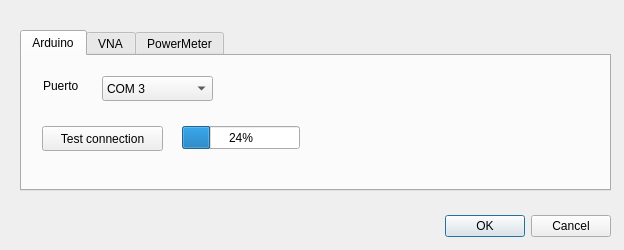
<?xml version="1.0" encoding="UTF-8"?>
<ui version="4.0">
 <class>connectionDialog</class>
 <widget class="QDialog" name="connectionDialog">
  <property name="geometry">
   <rect>
    <x>0</x>
    <y>0</y>
    <width>624</width>
    <height>250</height>
   </rect>
  </property>
  <property name="windowTitle">
   <string>Conectar dispositivos</string>
  </property>
  <widget class="QDialogButtonBox" name="buttonBox">
   <property name="geometry">
    <rect>
     <x>430</x>
     <y>210</y>
     <width>181</width>
     <height>32</height>
    </rect>
   </property>
   <property name="orientation">
    <enum>Qt::Horizontal</enum>
   </property>
   <property name="standardButtons">
    <set>QDialogButtonBox::Cancel|QDialogButtonBox::Ok</set>
   </property>
   <property name="centerButtons">
    <bool>false</bool>
   </property>
  </widget>
  <widget class="QTabWidget" name="tabConnection">
   <property name="geometry">
    <rect>
     <x>20</x>
     <y>30</y>
     <width>591</width>
     <height>161</height>
    </rect>
   </property>
   <property name="currentIndex">
    <number>0</number>
   </property>
   <widget class="QWidget" name="tabArduino">
    <attribute name="title">
     <string>Arduino</string>
    </attribute>
    <widget class="QLabel" name="label_4">
     <property name="geometry">
      <rect>
       <x>21</x>
       <y>21</y>
       <width>191</width>
       <height>17</height>
      </rect>
     </property>
     <property name="text">
      <string>Puerto</string>
     </property>
    </widget>
    <widget class="QComboBox" name="comboBox_4">
     <property name="geometry">
      <rect>
       <x>80</x>
       <y>20</y>
       <width>111</width>
       <height>25</height>
      </rect>
     </property>
     <property name="currentIndex">
      <number>0</number>
     </property>
     <item>
      <property name="text">
       <string>COM 3</string>
      </property>
     </item>
    </widget>
    <widget class="QPushButton" name="pushButton">
     <property name="geometry">
      <rect>
       <x>20</x>
       <y>70</y>
       <width>121</width>
       <height>25</height>
      </rect>
     </property>
     <property name="text">
      <string>Test connection</string>
     </property>
    </widget>
    <widget class="QProgressBar" name="progressBar">
     <property name="geometry">
      <rect>
       <x>160</x>
       <y>70</y>
       <width>118</width>
       <height>23</height>
      </rect>
     </property>
     <property name="value">
      <number>24</number>
     </property>
    </widget>
   </widget>
   <widget class="QWidget" name="tabVNA">
    <attribute name="title">
     <string>VNA</string>
    </attribute>
    <widget class="QComboBox" name="comboBox">
     <property name="geometry">
      <rect>
       <x>189</x>
       <y>19</y>
       <width>111</width>
       <height>25</height>
      </rect>
     </property>
     <property name="currentText">
      <string/>
     </property>
    </widget>
    <widget class="QLabel" name="label">
     <property name="geometry">
      <rect>
       <x>30</x>
       <y>20</y>
       <width>191</width>
       <height>17</height>
      </rect>
     </property>
     <property name="text">
      <string>Seleccionar dispositivo</string>
     </property>
    </widget>
   </widget>
   <widget class="QWidget" name="tabPowerMeter">
    <attribute name="title">
     <string>PowerMeter</string>
    </attribute>
    <widget class="QLabel" name="label_3">
     <property name="geometry">
      <rect>
       <x>21</x>
       <y>21</y>
       <width>191</width>
       <height>17</height>
      </rect>
     </property>
     <property name="text">
      <string>Seleccionar dispositivo</string>
     </property>
    </widget>
    <widget class="QComboBox" name="comboBox_3">
     <property name="geometry">
      <rect>
       <x>180</x>
       <y>20</y>
       <width>111</width>
       <height>25</height>
      </rect>
     </property>
     <property name="currentText">
      <string/>
     </property>
    </widget>
   </widget>
  </widget>
 </widget>
 <resources/>
 <connections>
  <connection>
   <sender>buttonBox</sender>
   <signal>accepted()</signal>
   <receiver>connectionDialog</receiver>
   <slot>accept()</slot>
   <hints>
    <hint type="sourcelabel">
     <x>248</x>
     <y>254</y>
    </hint>
    <hint type="destinationlabel">
     <x>157</x>
     <y>274</y>
    </hint>
   </hints>
  </connection>
  <connection>
   <sender>buttonBox</sender>
   <signal>rejected()</signal>
   <receiver>connectionDialog</receiver>
   <slot>reject()</slot>
   <hints>
    <hint type="sourcelabel">
     <x>316</x>
     <y>260</y>
    </hint>
    <hint type="destinationlabel">
     <x>286</x>
     <y>274</y>
    </hint>
   </hints>
  </connection>
 </connections>
</ui>
